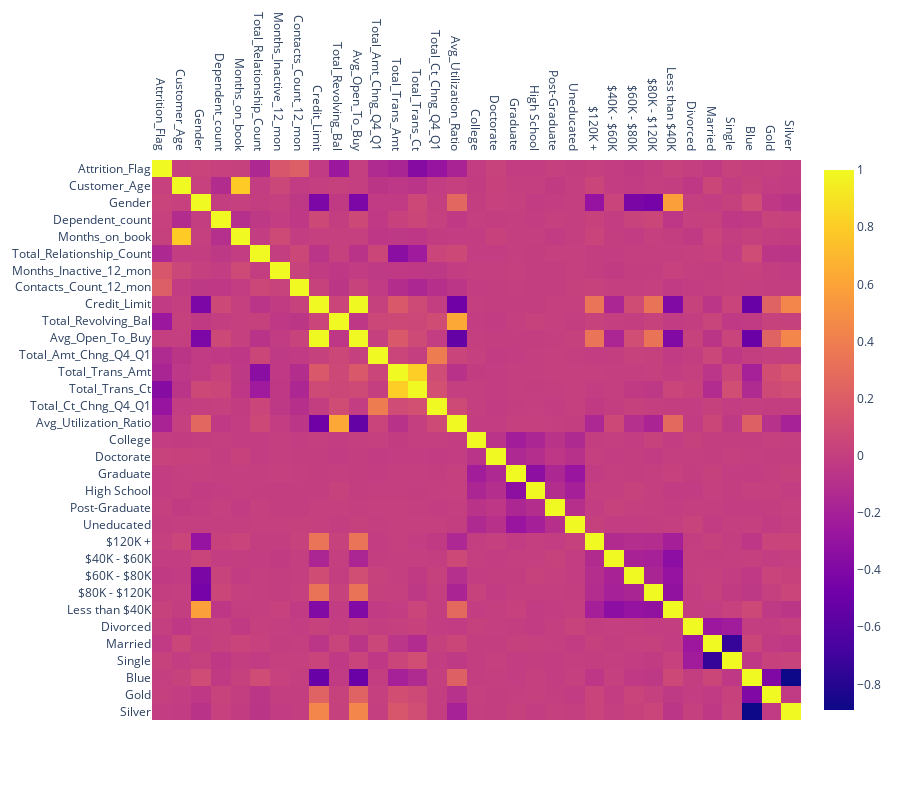

This figure's notebook cell:
### Code cell
corr = data.corr()

fig = px.imshow(corr, text_auto=False, aspect="auto", height=800)

fig.update_traces(hovertemplate='Correlation: %{z:.2f}')

fig.update_layout(xaxis_side="top")

fig.show()

### Figure 1 — Plotly figure (JSON) as saved in the notebook; plotly's stock layout.template omitted (floating-point values rounded to 4 significant figures; data arrays with more than 128 entries replaced by an {"elided": "..."} marker saying what was removed)
{"data": [{"coloraxis": "coloraxis", "hovertemplate": "Correlation: %{z:.2f}", "name": "0", "type": "heatmap", "x": ["Attrition_Flag", "Customer_Age", "Gender", "Dependent_count", "Months_on_book", "Total_Relationship_Count", "Months_Inactive_12_mon", "Contacts_Count_12_mon", "Credit_Limit", "Total_Revolving_Bal", "Avg_Open_To_Buy", "Total_Amt_Chng_Q4_Q1", "Total_Trans_Amt", "Total_Trans_Ct", "Total_Ct_Chng_Q4_Q1", "Avg_Utilization_Ratio", "College", "Doctorate", "Graduate", "High School", "Post-Graduate", "Uneducated", "$120K +", "$40K - $60K", "$60K - $80K", "$80K - $120K", "Less than $40K", "Divorced", "Married", "Single", "Blue", "Gold", "Silver"], "xaxis": "x", "y": ["Attrition_Flag", "Customer_Age", "Gender", "Dependent_count", "Months_on_book", "Total_Relationship_Count", "Months_Inactive_12_mon", "Contacts_Count_12_mon", "Credit_Limit", "Total_Revolving_Bal", "Avg_Open_To_Buy", "Total_Amt_Chng_Q4_Q1", "Total_Trans_Amt", "Total_Trans_Ct", "Total_Ct_Chng_Q4_Q1", "Avg_Utilization_Ratio", "College", "Doctorate", "Graduate", "High School", "Post-Graduate", "Uneducated", "$120K +", "$40K - $60K", "$60K - $80K", "$80K - $120K", "Less than $40K", "Divorced", "Married", "Single", "Blue", "Gold", "Silver"], "yaxis": "y", "z": {"elided": "33x33 float values"}}], "layout": {"coloraxis": {"colorscale": [[0, "#0d0887"], [0.1111, "#46039f"], [0.2222, "#7201a8"], [0.3333, "#9c179e"], [0.4444, "#bd3786"], [0.5556, "#d8576b"], [0.6667, "#ed7953"], [0.7778, "#fb9f3a"], [0.8889, "#fdca26"], [1, "#f0f921"]]}, "height": 800, "margin": {"t": 60}, "xaxis": {"anchor": "y", "domain": [0, 1], "side": "top"}, "yaxis": {"anchor": "x", "autorange": "reversed", "domain": [0, 1]}}}
